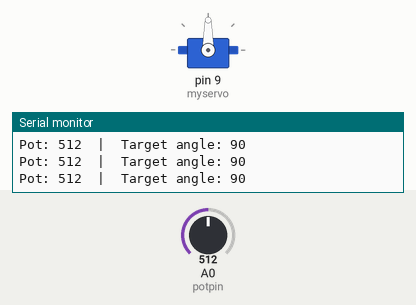
A sketch run on a simulated Arduino Uno, built with avr-gcc and run on an emulated ATmega328P. On the bench: servo, the last lines printed to the serial monitor. Inputs (shaded band) come from the test bench; at power-on: A0 (potpin) = 512.

Above: at 1.2 s.
1.3 s: A0 (potpin) set to 716
At 1.8 s:
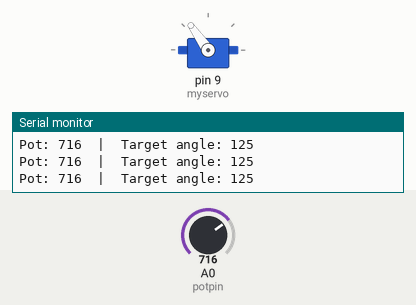
2.8 s: A0 (potpin) set to 900
At 3.3 s:
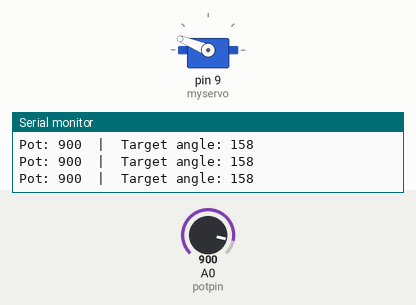
4.3 s: A0 (potpin) set to 1023
At 4.9 s:
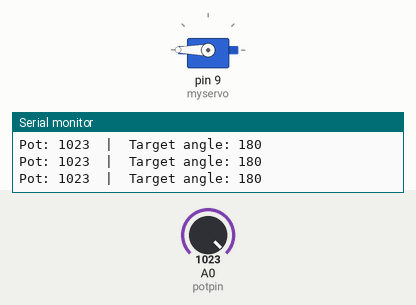
5.8 s: A0 (potpin) set to 306
At 6.5 s:
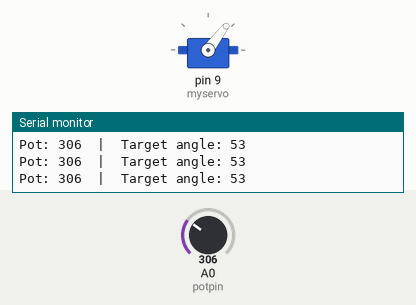
7.3 s: A0 (potpin) set to 122
At 8.0 s:
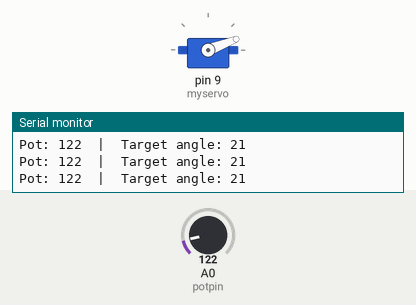
8.8 s: A0 (potpin) set to 108
At 9.5 s:
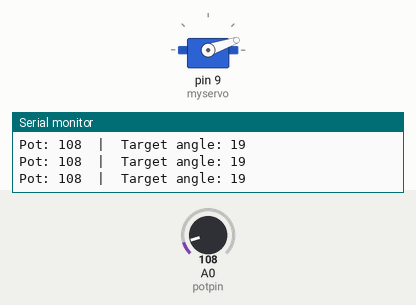
10.3 s: A0 (potpin) set to 89
Timing chart, 0 to 13.3 s (numbered marks = the images above; inputs shaded):
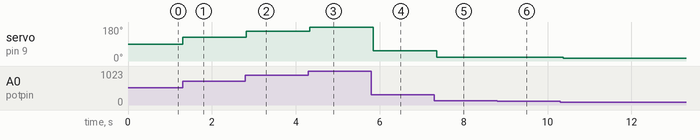

The sketch:

servo_knob.ino
```cpp
#include <Servo.h>

Servo myservo;

const int potpin = A0;

void setup() {
  Serial.begin(9600);  // Start serial communication.
  myservo.attach(9);   // Servo signal on D9.

  Serial.println("Servo Knob started");
}

void loop() {
  int sensorValue = analogRead(potpin);
  int angle = map(sensorValue, 0, 1023, 0, 180);

  myservo.write(angle);

  Serial.print("Pot: ");
  Serial.print(sensorValue);
  Serial.print("  |  Target angle: ");
  Serial.println(angle);

  delay(100);  // Print every 0.1 second.
}
```

Measured:
- after the input at 1.3 s, servo on pin 9 (myservo): 90° → 125° at once
- after the input at 2.8 s, servo on pin 9 (myservo): 125° → 158° at once
- after the input at 4.3 s, servo on pin 9 (myservo): 158° → 180° at once
- after the input at 5.8 s, servo on pin 9 (myservo): 180° → 53° at once
- after the input at 7.3 s, servo on pin 9 (myservo): 53° → 21° after 0.05 s
- after the input at 8.8 s, servo on pin 9 (myservo): 21° → 19° after 0.06 s
- after the input at 10.3 s, servo on pin 9 (myservo): 19° → 15° after 0.08 s
